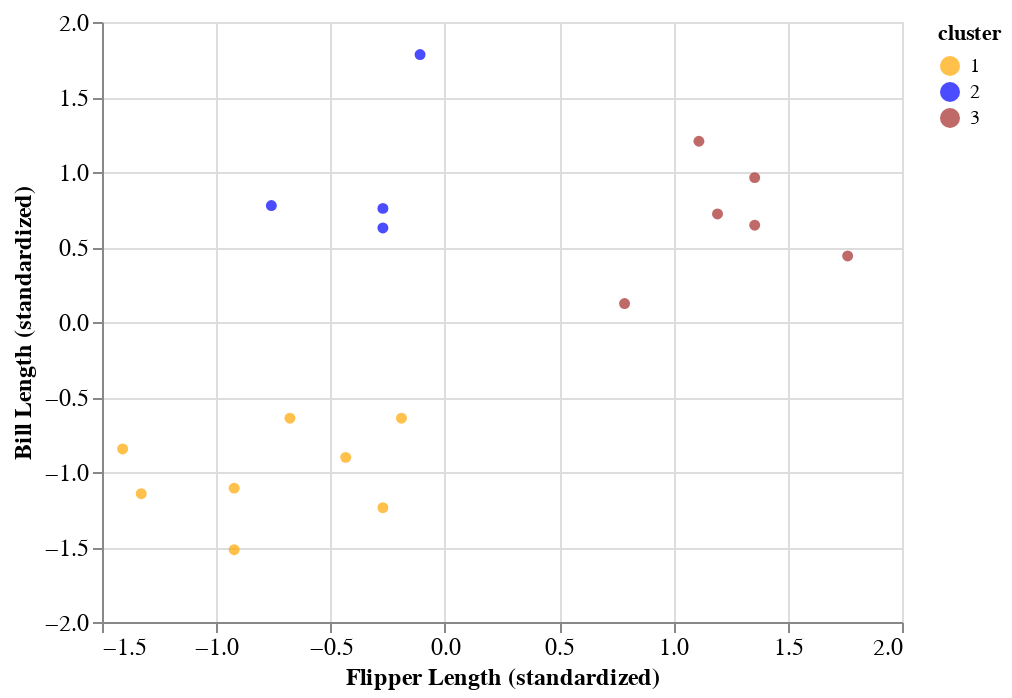

Notebook code for this chart:
### Markdown cell above
:::{glue:figure} scatter_plot
:figwidth: 700px 
:name: scatter_plot

Scatter plot of standardized bill length versus standardized flipper length.
:::



Based \index{ggplot}\index{ggplot!geom\_point} on the visualization 
in {numref}`scatter_plot`, 
we might suspect there are a few subtypes of penguins within our data set.
We can see roughly 3 groups of observations in {numref}`scatter`,
including:

1. a small flipper and bill length group,
2. a small flipper length, but large bill length group, and
3. a large  flipper and bill length group.

Data visualization is a great tool to give us a rough sense of such patterns
when we have a small number of variables. 
But if we are to group data&mdash;and select the number of groups&mdash;as part of 
a reproducible analysis, we need something a bit more automated.
Additionally, finding groups via visualization becomes more difficult 
as we increase the number of variables we consider when clustering.
The way to rigorously separate the data into groups 
is to use a clustering algorithm.
In this chapter, we will focus on the *K-means* algorithm, 
\index{K-means} a widely used and often very effective clustering method, 
combined with the *elbow method* \index{elbow method} 
for selecting the number of clusters. 
This procedure will separate the data into groups;
{numref}`colored_scatter_plot` shows these groups
denoted by colored scatter points.

### Code cell
colors = ["orange", "blue", "brown"]

colored_scatter_plot = (
    alt.Chart(data)
    .mark_circle().encode(
        x = alt.X("flipper_length_standardized", title="Flipper Length (standardized)"),
        y = alt.Y("bill_length_standardized", title="Bill Length (standardized)"),
    color = alt.Color('cluster:N', scale=alt.Scale(range=colors))).configure_axis(
    labelFontSize=12,
    titleFontSize=12
)
)


glue('colored_scatter_plot', colored_scatter_plot, display=True)

### Figure 1 — Vega-Lite specification as saved in the notebook (floating-point values rounded to 4 significant figures)
{"config": {"view": {"continuousWidth": 400, "continuousHeight": 300}, "axis": {"labelFontSize": 12, "titleFontSize": 12}}, "data": {"name": "data-3c9eea8c1410ca5343e5f80a37a0a937"}, "mark": "circle", "encoding": {"color": {"field": "cluster", "scale": {"range": ["orange", "blue", "brown"]}, "type": "nominal"}, "x": {"field": "flipper_length_standardized", "title": "Flipper Length (standardized)", "type": "quantitative"}, "y": {"field": "bill_length_standardized", "title": "Bill Length (standardized)", "type": "quantitative"}}, "$schema": "https://vega.github.io/schema/vega-lite/v4.17.0.json", "datasets": {"data-3c9eea8c1410ca5343e5f80a37a0a937": [{"island": "Dream", "bill_length_mm": 39.2, "bill_depth_mm": 21.1, "flipper_length_mm": 196, "body_mass_g": 4150, "sex": "male", "year": 2007, "cluster": 1, "bill_length_standardized": -0.6414, "flipper_length_standardized": -0.1898}, {"island": "Dream", "bill_length_mm": 36.5, "bill_depth_mm": 18.0, "flipper_length_mm": 182, "body_mass_g": 3150, "sex": "female", "year": 2007, "cluster": 1, "bill_length_standardized": -1.145, "flipper_length_standardized": -1.328}, {"island": "Biscoe", "bill_length_mm": 34.5, "bill_depth_mm": 18.1, "flipper_length_mm": 187, "body_mass_g": 2900, "sex": "female", "year": 2008, "cluster": 1, "bill_length_standardized": -1.518, "flipper_length_standardized": -0.9218}, {"island": "Torgersen", "bill_length_mm": 36.7, "bill_depth_mm": 18.8, "flipper_length_mm": 187, "body_mass_g": 3800, "sex": "female", "year": 2008, "cluster": 1, "bill_length_standardized": -1.108, "flipper_length_standardized": -0.9218}, {"island": "Biscoe", "bill_length_mm": 38.1, "bill_depth_mm": 17.0, "flipper_length_mm": 181, "body_mass_g": 3175, "sex": "female", "year": 2009, "cluster": 1, "bill_length_standardized": -0.8465, "flipper_length_standardized": -1.41}, {"island": "Dream", "bill_length_mm": 39.2, "bill_depth_mm": 18.6, "flipper_length_mm": 190, "body_mass_g": 4250, "sex": "male", "year": 2009, "cluster": 1, "bill_length_standardized": -0.6414, "flipper_length_standardized": -0.6778}, {"island": "Dream", "bill_length_mm": 36.0, "bill_depth_mm": 17.8, "flipper_length_mm": 195, "body_mass_g": 3450, "sex": "female", "year": 2009, "cluster": 1, "bill_length_standardized": -1.238, "flipper_length_standardized": -0.2711}, {"island": "Dream", "bill_length_mm": 37.8, "bill_depth_mm": 18.1, "flipper_length_mm": 193, "body_mass_g": 3750, "sex": "male", "year": 2009, "cluster": 1, "bill_length_standardized": -0.9025, "flipper_length_standardized": -0.4338}, {"island": "Biscoe", "bill_length_mm": 46.5, "bill_depth_mm": 14.5, "flipper_length_mm": 213, "body_mass_g": 4400, "sex": "female", "year": 2007, "cluster": 3, "bill_length_standardized": 0.7201, "flipper_length_standardized": 1.193}, {"island": "Biscoe", "bill_length_mm": 46.1, "bill_depth_mm": 15.1, "flipper_length_mm": 215, "body_mass_g": 5100, "sex": "male", "year": 2007, "cluster": 3, "bill_length_standardized": 0.6455, "flipper_length_standardized": 1.356}, {"island": "Biscoe", "bill_length_mm": 47.8, "bill_depth_mm": 15.0, "flipper_length_mm": 215, "body_mass_g": 5650, "sex": "male", "year": 2007, "cluster": 3, "bill_length_standardized": 0.9626, "flipper_length_standardized": 1.356}, {"island": "Biscoe", "bill_length_mm": 45.0, "bill_depth_mm": 15.4, "flipper_length_mm": 220, "body_mass_g": 5050, "sex": "male", "year": 2008, "cluster": 3, "bill_length_standardized": 0.4404, "flipper_length_standardized": 1.762}, {"island": "Biscoe", "bill_length_mm": 49.1, "bill_depth_mm": 14.5, "flipper_length_mm": 212, "body_mass_g": 4625, "sex": "female", "year": 2009, "cluster": 3, "bill_length_standardized": 1.205, "flipper_length_standardized": 1.112}, {"island": "Biscoe", "bill_length_mm": 43.3, "bill_depth_mm": 14.0, "flipper_length_mm": 208, "body_mass_g": 4575, "sex": "female", "year": 2009, "cluster": 3, "bill_length_standardized": 0.1233, "flipper_length_standardized": 0.7862}, {"island": "Dream", "bill_length_mm": 46.0, "bill_depth_mm": 18.9, "flipper_length_mm": 195, "body_mass_g": 4150, "sex": "female", "year": 2007, "cluster": 2, "bill_length_standardized": 0.6269, "flipper_length_standardized": -0.2711}, {"island": "Dream", "bill_length_mm": 46.7, "bill_depth_mm": 17.9, "flipper_length_mm": 195, "body_mass_g": 3300, "sex": "female", "year": 2007, "cluster": 2, "bill_length_standardized": 0.7574, "flipper_length_standardized": -0.2711}, {"island": "Dream", "bill_length_mm": 52.2, "bill_depth_mm": 18.8, "flipper_length_mm": 197, "body_mass_g": 3450, "sex": "male", "year": 2009, "cluster": 2, "bill_length_standardized": 1.783, "flipper_length_standardized": -0.1084}, {"island": "Dream", "bill_length_mm": 46.8, "bill_depth_mm": 16.5, "flipper_length_mm": 189, "body_mass_g": 3650, "sex": "female", "year": 2009, "cluster": 2, "bill_length_standardized": 0.7761, "flipper_length_standardized": -0.7591}]}}
